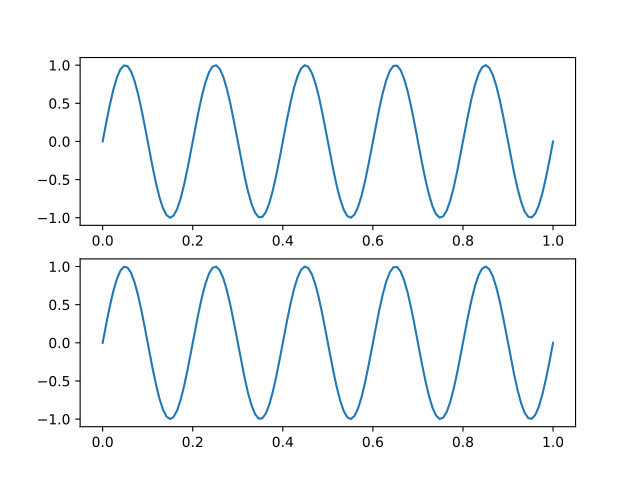

Source code (Python):
import numpy as np
import matplotlib.pyplot as plt

t = np.linspace(0, 1, 128)
semnal_sin = np.sin(2 * np.pi * 5 * t)
semnal_cos = np.cos(2 * np.pi * 5 * t - np.pi/2)

fig, axs = plt.subplots(2)
axs[0].plot(t, semnal_sin)
axs[1].plot(t, semnal_cos)
plt.show()
